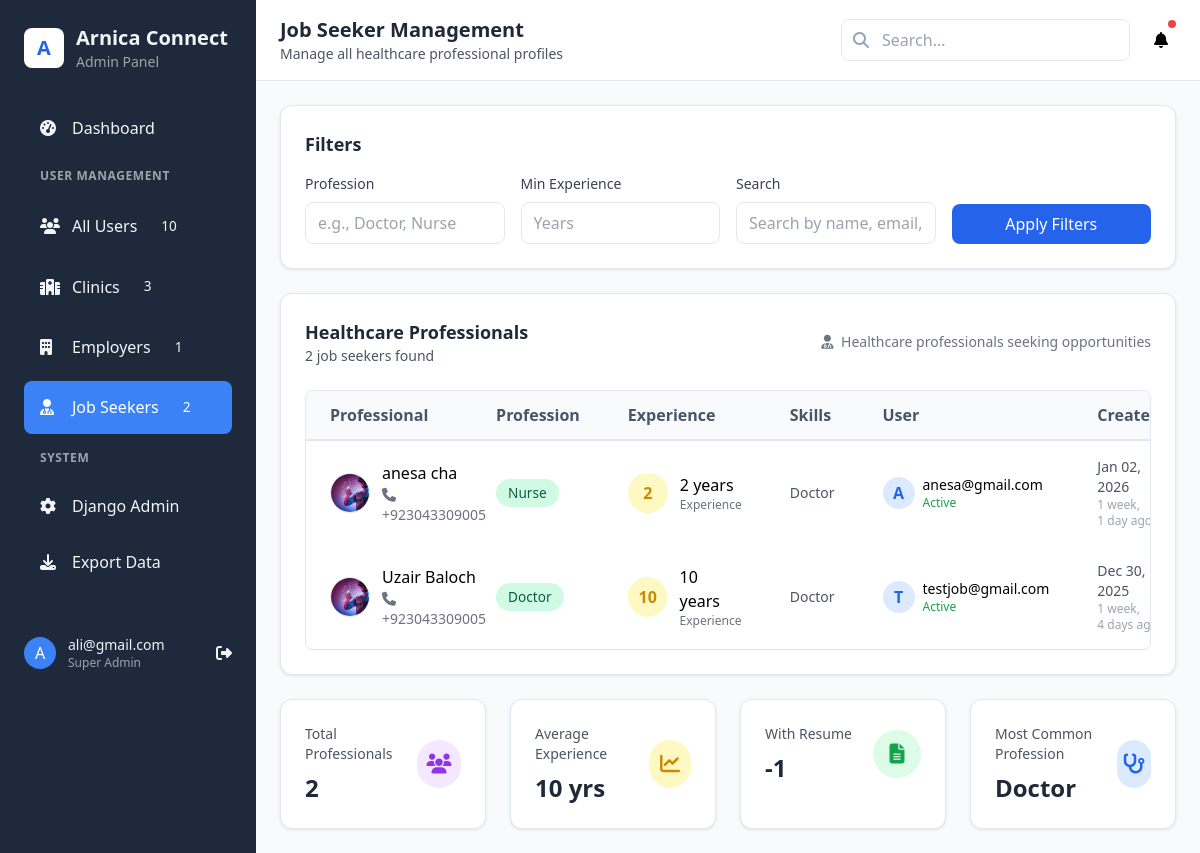
The page /admin-custom/job-seekers/ (signed in) on the database as committed earlier.
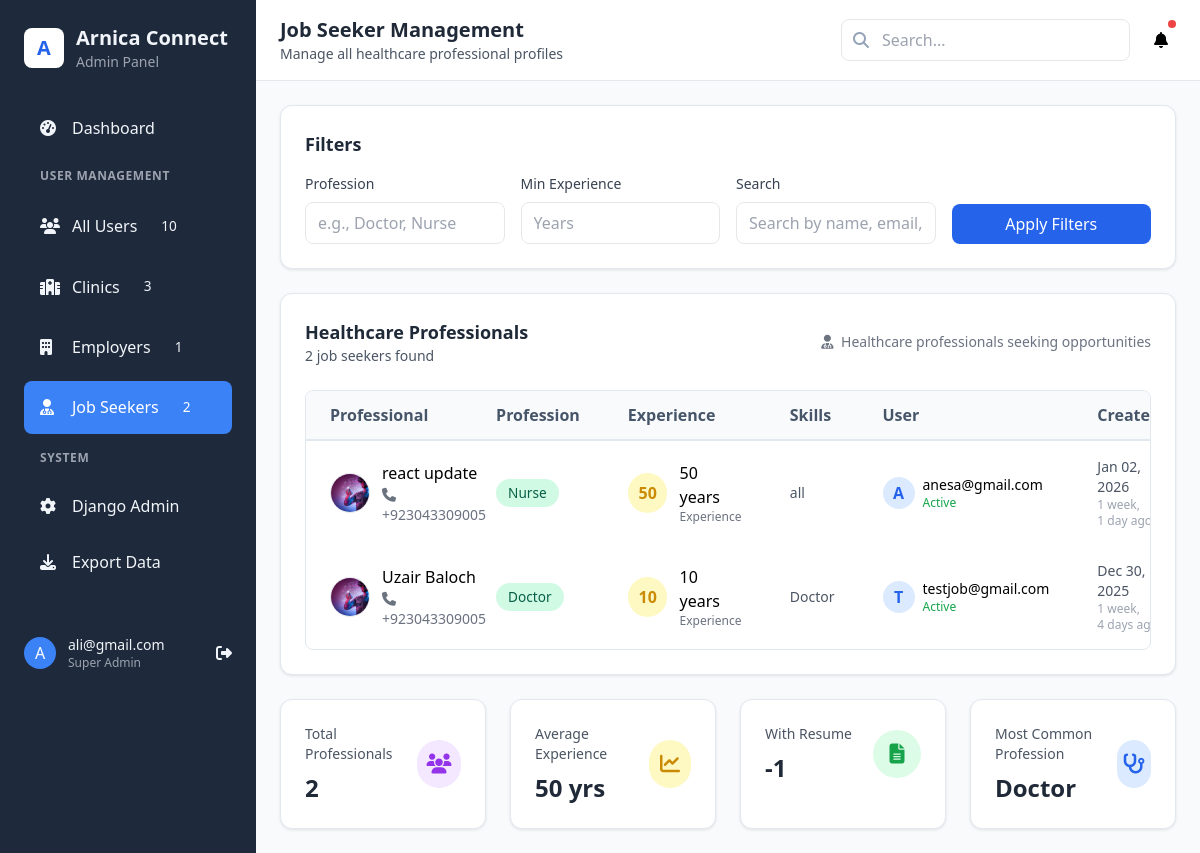
The same page on the database as committed later.
### profiles/models.py (models this page shows, shortened)
class JobSeekerProfile(models.Model):
    user = models.OneToOneField(
        settings.AUTH_USER_MODEL,
        on_delete=models.CASCADE,
        related_name='job_seeker_profile'
    )
    first_name = models.CharField(max_length=100)
    last_name = models.CharField(max_length=100)
    phone = models.CharField(max_length=20, blank=True)
    address = models.TextField(blank=True)
    date_of_birth = models.DateField(null=True, blank=True)
    profession = models.CharField(max_length=100, blank=True)
    experience_years = models.IntegerField(default=0)
    education = models.TextField(blank=True)
    skills = models.TextField(blank=True)  # JSON or comma-separated skills
    profile_picture = models.ImageField(upload_to='job_seekers/profile_pics/', blank=True, null=True)
    resume = models.FileField(upload_to='job_seekers/resumes/', blank=True, null=True)
    certifications = models.FileField(upload_to='job_seekers/certifications/', blank=True, null=True)
    created_at = models.DateTimeField(auto_now_add=True)
    updated_at = models.DateTimeField(auto_now=True)

### accounts/models.py (models this page shows, shortened)
class User(AbstractBaseUser, PermissionsMixin):
    USER_TYPE_CHOICES = (
        ('clinic', 'Clinic'),
        ('employer', 'Employer'),
        ('job_seeker', 'Job Seeker'),
        ('admin', 'Admin'),
    )
    email = models.EmailField(unique=True)
    user_type = models.CharField(max_length=20, choices=USER_TYPE_CHOICES)
    is_active = models.BooleanField(default=True)
    is_staff = models.BooleanField(default=False)
    date_joined = models.DateTimeField(auto_now_add=True)
    agree_to_terms = models.BooleanField(default=False)
    objects = UserManager()
    USERNAME_FIELD = 'email'
    REQUIRED_FIELDS = ['user_type']

### custom_admin/views.py (the view, shortened to what this page needs)
# urls.py: path('job-seekers/', views.manage_job_seekers, name='manage_job_seekers'),
@login_required
@user_passes_test(is_admin)
def manage_job_seekers(request):
    job_seekers = JobSeekerProfile.objects.all().select_related('user').order_by('-created_at')
    profession = request.GET.get('profession', '')
    if profession:
        job_seekers = job_seekers.filter(profession__icontains=profession)
    min_experience = request.GET.get('min_experience', '')
    if min_experience:
        job_seekers = job_seekers.filter(experience_years__gte=min_experience)
    search = request.GET.get('search', '')
    context = {
        'job_seekers': job_seekers,
    }
    return render(request, 'custom_admin/manage_job_seekers.html', context)

### custom_admin/context_processors.py (called while the page is built)
def admin_stats(request):
    if request.path.startswith('/admin-custom/'):
        return {
            'total_users': User.objects.count(),
            'total_clinics': ClinicProfile.objects.count(),
            'total_employers': EmployerProfile.objects.count(),
            'total_job_seekers': JobSeekerProfile.objects.count(),
        }
    return {}

### custom_admin/views.py (called while the page is built)
def is_admin(user):
    return user.is_staff and user.is_superuser

### custom_admin/templates/custom_admin/manage_job_seekers.html (shortened to what the changed rows need)
{% extends 'custom_admin/base.html' %}
{% block page_title %}Job Seeker Management{% endblock %}
{% block content %}
<div class="space-y-6">
    <div class="card p-6">
        <div class="table-container">
            <table>
                <thead>
                    <tr>
                        <th class="px-6 py-3 text-left">Professional</th>
                        <th class="px-6 py-3 text-left">Profession</th>
                        <th class="px-6 py-3 text-left">Experience</th>
                        <th class="px-6 py-3 text-left">Skills</th>
                        <th class="px-6 py-3 text-left">User</th>
                        <th class="px-6 py-3 text-left">Created</th>
                    </tr>
                </thead>
                <tbody>
                    {% for job_seeker in job_seekers %}
                    <tr>
                        <td class="px-6 py-4">
                            <div class="flex items-center">
                                {% if job_seeker.profile_picture %}
                                <img src="{{ job_seeker.profile_picture.url }}" alt="{{ job_seeker.first_name }}"
                                     class="w-10 h-10 rounded-full mr-3 object-cover border border-gray-200">
                                {% else %}
                                <div class="w-10 h-10 bg-purple-100 rounded-full flex items-center justify-center text-purple-600 font-bold mr-3">
                                    {{ job_seeker.first_name|first|upper }}{{ job_seeker.last_name|first|upper }}
                                </div>
                                {% endif %}
                                <div>
                                    <p class="font-medium">{{ job_seeker.first_name }} {{ job_seeker.last_name }}</p>
                                    <p class="text-sm text-gray-500">
                                        {% if job_seeker.phone %}
                                            <i class="fas fa-phone mr-1"></i>{{ job_seeker.phone }}
                                        {% else %}
                                            <span class="text-gray-400">No phone</span>
                                        {% endif %}
                                    </p>
                                </div>
                            </div>
                        </td>
                        <td class="px-6 py-4">
                            <span class="badge badge-success">
                                {{ job_seeker.profession|default:"Not specified" }}
                            </span>
                        </td>
                        <td class="px-6 py-4">
                            <div class="flex items-center">
                                <div class="w-10 h-10 bg-yellow-100 rounded-full flex items-center justify-center text-yellow-600 font-bold mr-3">
                                    {{ job_seeker.experience_years|default:"0" }}
                                </div>
                                <div>
                                    <p class="font-medium">{{ job_seeker.experience_years|default:"0" }} years</p>
                                    <p class="text-xs text-gray-500">Experience</p>
                                </div>
                            </div>
                        </td>
                        <td class="px-6 py-4">
                            {% if job_seeker.skills %}
                            <div class="max-w-xs">
                                <p class="text-sm text-gray-600 truncate" title="{{ job_seeker.skills }}">
                                    {{ job_seeker.skills|truncatechars:50 }}
                                </p>
                            </div>
                            {% else %}
                            <span class="text-gray-400 text-sm">No skills listed</span>
                            {% endif %}
                        </td>
                        <td class="px-6 py-4">
                            <div class="flex items-center">
                                <div class="w-8 h-8 bg-blue-100 rounded-full flex items-center justify-center text-blue-600 font-bold mr-2">
                                    {{ job_seeker.user.email|first|upper }}
                                </div>
                                <div>
                                    <p class="text-sm font-medium truncate" style="max-width: 150px;">{{ job_seeker.user.email }}</p>
                                    <p class="text-xs text-gray-500">
                                        <span class="{% if job_seeker.user.is_active %}text-green-600{% else %}text-red-600{% endif %}">
                                            {{ job_seeker.user.is_active|yesno:"Active,Inactive" }}
                                        </span>
                                    </p>
                                </div>
                            </div>
                        </td>
                        <td class="px-6 py-4 text-gray-600">
                            <div class="text-sm">{{ job_seeker.created_at|date:"M d, Y" }}</div>
                            <div class="text-xs text-gray-400">{{ job_seeker.created_at|timesince }} ago</div>
                        </td>
                    </tr>
                    {% endfor %}
                </tbody>
            </table>
        </div>
    </div>
    <div class="grid grid-cols-1 md:grid-cols-4 gap-6">
        <div class="card p-6">
            <div class="flex items-center justify-between">
                <div>
                    <p class="text-sm text-gray-600">Average Experience</p>
                    <h3 class="text-2xl font-bold text-gray-800 mt-2">
                        {% with avg_exp=job_seekers|dictsortreversed:"experience_years" %}
                            {% if avg_exp %}
                                {{ avg_exp.0.experience_years|default:"0" }} yrs
                            {% else %}
                                0 yrs
                            {% endif %}
                        {% endwith %}
                    </h3>
                </div>
            </div>
        </div>
        <div class="card p-6">
            <div class="flex items-center justify-between">
                <div>
                    <p class="text-sm text-gray-600">Most Common Profession</p>
                    <h3 class="text-2xl font-bold text-gray-800 mt-2 truncate">
                        {% if job_seekers %}
                            {% with professions=job_seekers|dictsort:"profession" %}
                                {{ professions.0.profession|default:"N/A"|truncatechars:10 }}
                            {% endwith %}
                        {% else %}
                            N/A
                        {% endif %}
                    </h3>
                </div>
            </div>
        </div>
    </div>
</div>
{% endblock %}

Rows that differ between the two databases and show on the page:
changed JobSeekerProfile "Nurse": first_name "anesa" → "react"; last_name "cha" → "update"; experience_years "2" → "50"; skills "Doctor" → "all"
Other text that changed with them:
{{ avg_exp.0.experience_years|default:"0" }}: "10" → "50"
